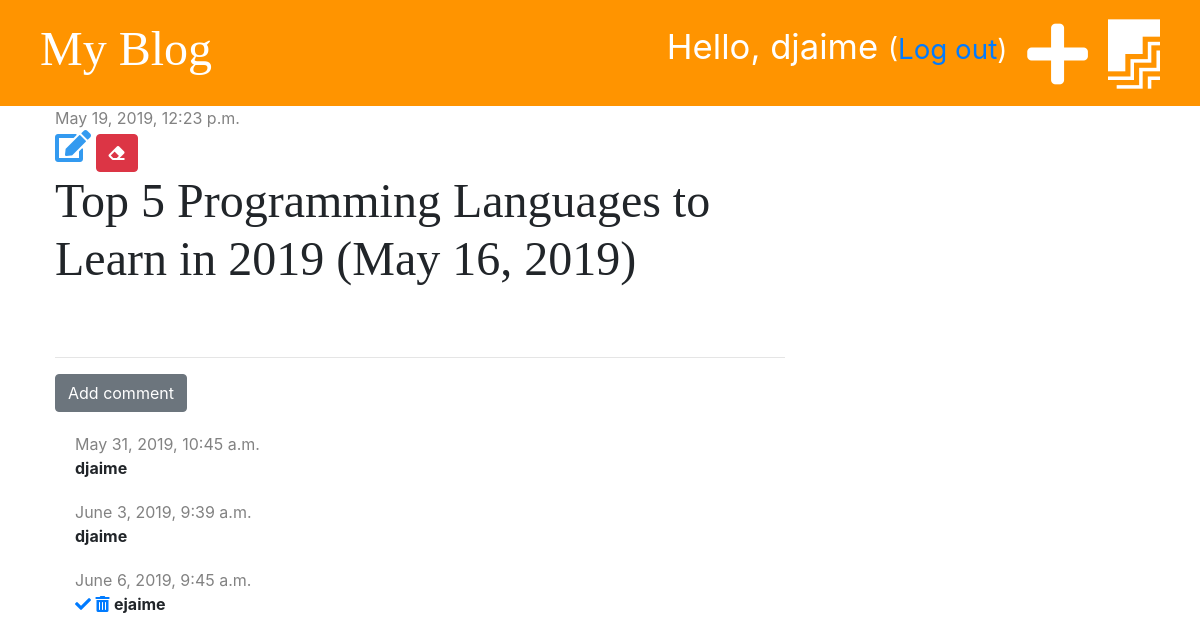
Page /post/2/ (signed in) on the committed database.
### blog/models.py (models this page shows, shortened)
class Post(models.Model):
    author = models.ForeignKey('auth.User', on_delete=models.CASCADE)
    title = models.CharField(max_length=200)
    text = models.TextField()
    created_date = models.DateTimeField(default=timezone.now)
    published_date = models.DateTimeField(blank=True, null=True)

class Comment(models.Model):
    post = models.ForeignKey('blog.Post', on_delete=models.CASCADE, related_name='comments')
    author = models.CharField(max_length=200)
    text = models.TextField()
    created_date = models.DateTimeField(default=timezone.now)
    approved = models.BooleanField(default=False)

### blog/views.py (the view)
# urls.py: path('post/<int:pk>/', views.post_detail, name='post_detail'),
def post_detail(request, pk):
    post = get_object_or_404(Post, pk=pk)
    stuff_for_frontend = {'post': post}
    return render(request, 'blog/post_detail.html', stuff_for_frontend)

### blog/templatetags/markdownify.py (called while the page is built)
@register.filter
def markdown(value):
    renderer = HighlightRenderer()
    markdown = mistune.Markdown(renderer=renderer)
    return markdown(value)

### blog/templates/blog/post_detail.html (shortened to what this page needs)
{% extends 'blog/base.html'%}
{% load markdownify %}
{% block content %}
    <div class="post">
        {% if post.published_date %}
            <div class="date">
                {{ post.published_date }}
            </div>
            {% else %}
            <a href="{% url 'post_publish' pk=post.pk %}" class="btn btn-primary">Publish</a>
        {% endif %}
        {% if user.is_authenticated %}
            <a href="{% url 'post_edit' pk=post.pk %}"><i class="fas fa-edit fa-2x" style="color:#339af0"></i></a>
        {% endif %}
        <a href="{% url 'post_delete' pk=post.pk %}" class="btn btn-danger"
           onclick="return confirm('Are you sure you want to delete this post?')">
            <i class="fas fa-eraser"></i>
        </a>
        <h1>{{ post.title }}</h1>
    </div>
    <hr>
    <a href="{% url 'add_comment_to_post' pk=post.pk %}" class="btn btn-secondary">Add comment</a>
    {% for comment in post.comments.all %}
        {% if user.is_authenticated or comment.approved %}
        <div class="comment">
            <div class="date">
                {{ comment.created_date }}
            </div>
            {% if not comment.approved and user.is_superuser %}
                <a href="{% url 'comment_approve' pk=comment.pk %}"><i class="fas fa-check"></i></a>
                <a href="{% url 'comment_remove' pk=comment.pk %}"><i class="fas fa-trash-alt"></i></a>
            {% endif %}
            <strong>{{ comment.author }}</strong>
        </div>
        {% endif %}
    {% empty %}
        <p>No comments yet...</p>
    {% endfor %}
{% endblock %}

### blog/templates/blog/base.html (shortened to what this page needs)
{% load staticfiles %}
<!DOCTYPE html>
<html lang="en">
<head>
    <link rel="stylesheet" href="https://stackpath.bootstrapcdn.com/bootstrap/4.3.1/css/bootstrap.min.css">
    <link rel="stylesheet" href="{% static 'css/blog.css' %}">
    <link rel="stylesheet" href="https://use.fontawesome.com/releases/v5.8.2/css/all.css">
    <link rel="stylesheet" href="{% static 'css/zenburn.css' %}">
</head>
<body>
<div class="page-header">
    {% if user.is_authenticated %}
        <a href="{% url "post_draft_list" %}" class="top-menu"><i class="fab fa-firstdraft fa-2x"></i></a>
        <a href="{% url "post_new" %}" class="top-menu"><i class="fas fa-plus fa-2x"></i></a>
        <p class="top-menu">Hello, {{ user.username }} <small>(<a href="{% url 'logout' %}">Log out</a>)</small></p>
    {% else %}
        <a href="{% url "login" %}" class="top-menu"><i class="fas fa-sign-in-alt fa-2x"></i></a>
    {% endif %}
    <h1><a href="{% url "post_list" %}">My Blog</a></h1>
</div>
<div class="content container">
    <div class="row">
        <div class="col-md-8">
            {% block content %}
            {% endblock %}
        </div>
    </div>
</div>
</body>
</html>

### blog/static/css/blog.css (style rules this page uses)
.page-header { background-color: #ff9400; margin-top: 0; padding: 20px 20px 20px 40px; }
.page-header h1, .page-header h1 a { color: #ffffff; font-size: 36pt; text-decoration: none; }
.content { margin-left: 40px; }
h1, h2, h3, h4 { font-family: 'Tangerine', 'Inconsolata', 'Droid Sans', serif; font-size: 48px; }
.date { color: #828282; }
.post { margin-bottom: 70px; }
.top-menu, .top-menu:hover { color: #ffffff; float: right; font-size: 26pt; margin-right: 20px; }
.comment { margin: 20px 0px 20px 20px; }

### rows in the picture
Post: published_date "May 19, 2019, 12:23 p.m.", title "Top 5 Programming Languages to Learn in 2019 (May 16, 2019)"
Comment: created_date "May 31, 2019, 10:45 a.m.", author "djaime"
Comment: created_date "June 3, 2019, 9:39 a.m.", author "djaime"
Comment: created_date "June 6, 2019, 9:45 a.m.", approved False (drawn), author "ejaime"

### other values in the picture
{{ user.username }} "djaime"
